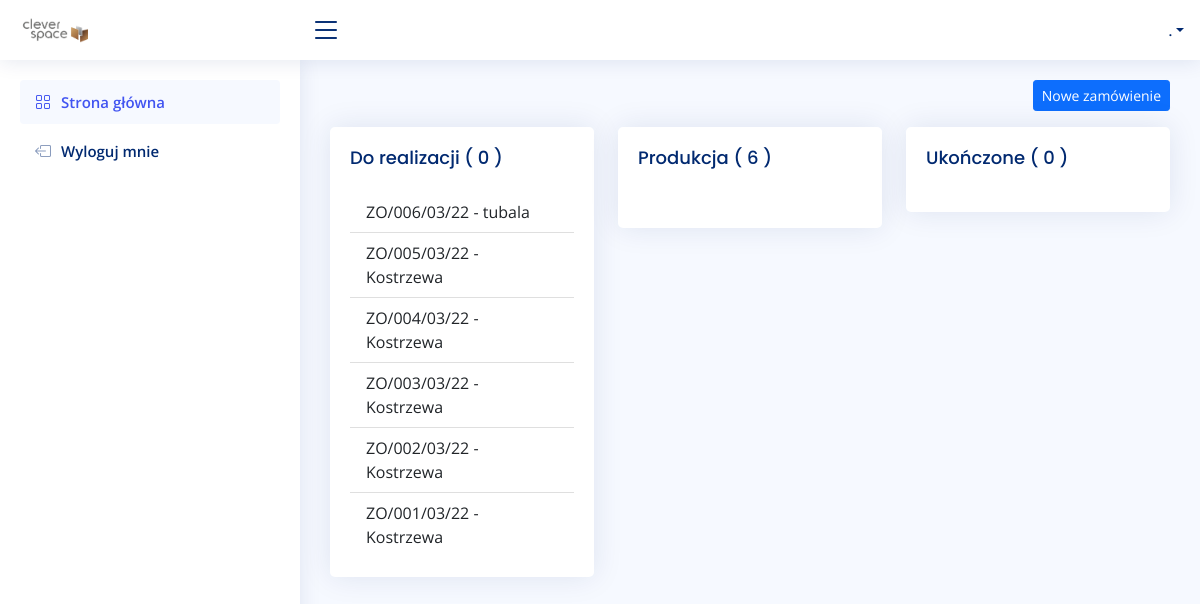
The page /production/orders/ on the database its author committed.
### production/models.py (models this page shows, shortened)
class ProductionOrder(models.Model):
    customer = models.ForeignKey(Customer, on_delete=models.CASCADE)
    order = models.CharField(max_length=255)
    date = models.DateTimeField(auto_now_add=True)
    def __str__(self):
        return self.order

class Customer(models.Model):
    email = models.EmailField(unique=True, blank=True)
    company = models.CharField(max_length=150, blank=True)
    first_name = models.CharField(max_length=150, blank=True)
    last_name = models.CharField(max_length=150, blank=True)
    phone_number = models.CharField(max_length=15, blank=True)
    postcode = models.CharField(max_length=12, blank=True)
    address_line_1 = models.CharField(max_length=150, blank=True)
    address_line_2 = models.CharField(max_length=150, blank=True)
    town_city = models.CharField(max_length=150, blank=True)
    class Meta:
        verbose_name = "Klient"
        verbose_name_plural = "Klienci"

### production/views.py (the view)
# urls.py: path('orders/', views.HomeOrders, name='home-orders'),
def HomeOrders(request):
    orders = ProductionOrder.objects.all().order_by('-date')
    return render(request, 'production/orders.html', {'orders': orders, })

### production/templates/production/orders.html (shortened to what this page needs)
{% extends 'main.html' %}
{% block content %}
<div class="row">
	<div class="col-sm-12 mb-3">
		<a href="{% url 'create-order' %}" class="btn btn-primary btn-sm float-end">Nowe zamówienie</a>
	</div>
</div>
<div class="row">
	<div class="col-sm-4">
		<div class="card recent-sales">
			<div class="card-body">
				<h5 class="card-title">Do realizacji ( 0 )</h5>
				<ul class="list-group list-group-flush">
					{% for order in orders %}
					<li class="list-group-item"><a href="{% url 'detail-order' order.id %}" class="link-dark">{{ order }} - {{ order.customer.company }}</a></li>
					{% endfor %}
				</ul>
			</div>
		</div>
	</div>
	<div class="col-sm-4">
		<div class="card recent-sales">
			<div class="card-body">
				<h5 class="card-title">Produkcja ( {{ orders.count }} )</h5>
				<ul class="list-group list-group-flush">
					<li class="list-group-item"><a href="" class="link-dark"></a></li>
				</ul>
			</div>
		</div>
	</div>
	<div class="col-sm-4">
		<div class="card recent-sales">
			<div class="card-body">
				<h5 class="card-title">Ukończone ( 0 ) </h5>
			</div>
		</div>
	</div>
</div>
{% endblock %}

### static/assets/css/style.css (style rules this page uses)
:root { scroll-behavior: smooth; }
body { font-family: "Open Sans", sans-serif; background: #f6f9ff; color: #444444; }
a { color: #4154f1; text-decoration: none; }
h1, h2, h3, h4, h5, h6 { font-family: "Nunito", sans-serif; }
.card { margin-bottom: 30px; border: none; border-radius: 5px; box-shadow: 0px 0 30px rgba(1, 41, 112, 0.1); overflow: hidden; }
.card-title { padding: 20px 0 15px 0; font-size: 18px; font-weight: 500; color: #012970; font-family: "Poppins", sans-serif; }
.card-body { padding: 0 20px 20px 20px; }

### rows shown on the page
ProductionOrder: order "ZO/006/03/22", customer.company "tubala"
ProductionOrder: order "ZO/005/03/22", customer.company "Kostrzewa"
ProductionOrder: order "ZO/004/03/22", customer.company "Kostrzewa"
ProductionOrder: order "ZO/003/03/22", customer.company "Kostrzewa"
ProductionOrder: order "ZO/002/03/22", customer.company "Kostrzewa"
ProductionOrder: order "ZO/001/03/22", customer.company "Kostrzewa"

### other values the page prints
{{ orders.count }} "6"
